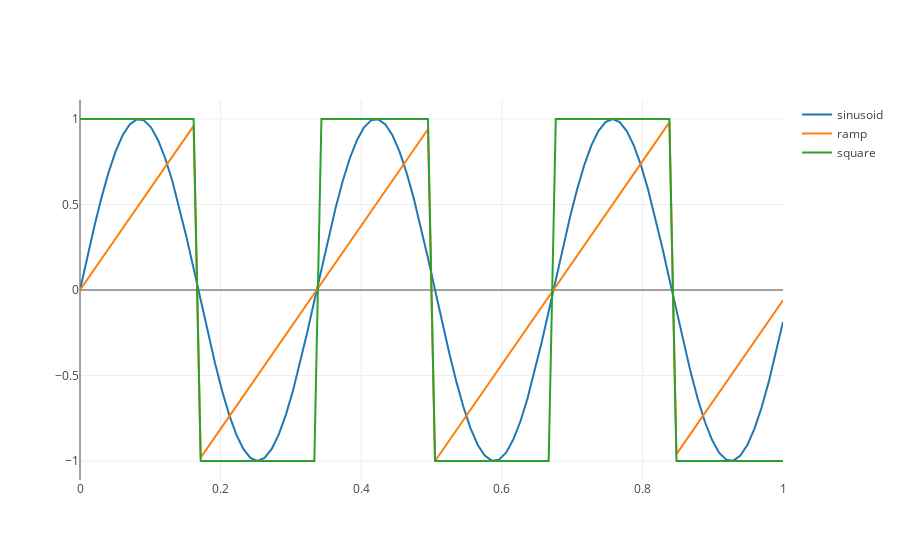

The cell this chart's notebook holds for it:
### Code cell
use core::f32::consts::PI;
use num::complex::Complex;

/// fs:      samplerate
/// f:       frequency in hz
/// phi:     starting phase
/// samples: number of samples
fn sinusoid(fs: f32, f: f32, phi: f32, samples: usize) -> Vec<f32> {
    let T = 1. / fs;
    let w = 2. * PI * f;
    
    let mut ys = vec![0.0; samples];
    for (x, y) in ys.iter_mut().enumerate() {
        let x = x as f32;
        *y = (w * x * T + phi).cos();
    } 
    ys
}

fn ramp(fs: f32, f: f32, phi: f32, samples: usize) -> Vec<f32> {
    let T = 1. / fs;
    let w = 2. * f;
    let phi = ((2. * phi) - PI) / (2. * PI);
    
    let mut ys = vec![0.0; samples];    
    for (x, y) in ys.iter_mut().enumerate() {
        let x = x as f32;
        *y = ((w * x * T + phi + 2.) % 2.) - 1.;
    } 
    ys
}

fn square(fs: f32, f: f32, phi: f32, samples: usize) -> Vec<f32> {
    let T = 1. / fs;
    let w = 2. * f;
    let phi = ((2. * phi) - PI) / (2. * PI);
    
    let mut ys = vec![0.0; samples];
    for (x, y) in ys.iter_mut().enumerate() {
        let x = x as f32;
        *y = num::signum(((w * x * T + phi + 2.) % 2.) - 1.);
    } 
    ys
}

let f = 3.;
let phi = -PI / 2.;
let fs = 100.;
let samples = 100;
let t = samples as f32 / fs;

// plot it
// let xs: Vec<f32> = linspace(0., (samples - 1) as f32, samples).collect();
let xs: Vec<f32> = linspace(0., t, samples).collect();

let ys_sinusoid = sinusoid(fs, f, phi, samples);
let ys_ramp = ramp(fs, f, phi, samples);
let ys_square = square(fs, f, phi, samples);

let mut plot = Plot::new();
plot.add_trace(Scatter::new(xs.clone(), ys_sinusoid).mode(Mode::Lines).name("sinusoid"));
plot.add_trace(Scatter::new(xs.clone(), ys_ramp).mode(Mode::Lines).name("ramp"));
plot.add_trace(Scatter::new(xs.clone(), ys_square).mode(Mode::Lines).name("square"));

plot.set_layout(Layout::new().height(400));
plot.lab_display();

// TODO versions with phase accumulator
